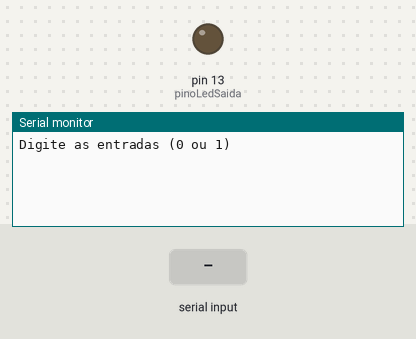
Recording of a sketch running on a simulated Arduino Uno, built with avr-gcc and run on an emulated ATmega328P. On the bench: output pins drawn as LEDs (lit = HIGH), the last lines printed to the serial monitor. The test bench sets the inputs (shaded band).

Above: at 1.2 s.
1.3 s: "90,45\n" received over Serial
At 2.1 s:
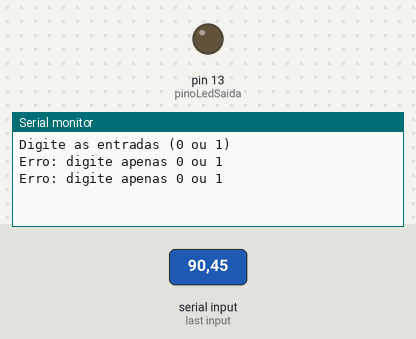
2.8 s: "30,150\n" received over Serial
At 3.3 s:
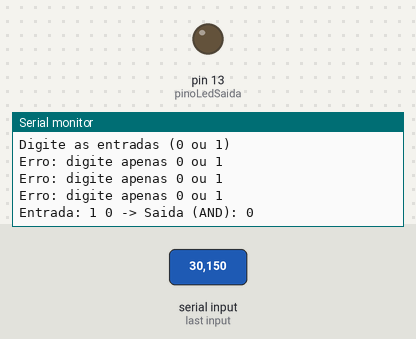

The sketch:

perceptron_and_arduino.ino
```cpp
#include "modelo_perceptron_and.h"

const int pinoLedSaida = 13;

void setup() {
  pinMode(pinoLedSaida, OUTPUT);
  Serial.begin(9600);
  Serial.println("Digite as entradas (0 ou 1) ");
}

int ativacao(float soma) {
  return (soma >= 1) ? 1 : 0;
}

void loop() {
  if (Serial.available() >= 3) {
    char entradaA = Serial.read();   // Primeiro
    Serial.read();                   // Espaço (ignorado)
    char entradaB = Serial.read();   // Segundo

    if ((entradaA != '0' && entradaA != '1') || (entradaB != '0' && entradaB != '1')) {
      Serial.println("Erro: digite apenas 0 ou 1");
      while (Serial.available()) Serial.read();
      return;
    }

    int a = entradaA - '0';
    int b = entradaB - '0';

    float soma = a * pesos[0] + b * pesos[1] + bias;
    int saida = ativacao(soma);

    digitalWrite(pinoLedSaida, saida ? HIGH : LOW);
    Serial.print("Entrada: ");
    Serial.print(a); Serial.print(" ");
    Serial.print(b); Serial.print(" -> Saida (AND): ");
    Serial.println(saida);

    while (Serial.available()) Serial.read();
  }
}
```

modelo_perceptron_and.h
```cpp
// Pesos e bias do modelo AND treinado em Python
float pesos[2] = {0.400000, 0.400000};
float bias = 0.400000;
```

Measured:
- after the input at 1.3 s, the serial monitor: prints a new line at once (image 1)
- after the input at 2.8 s, the serial monitor: prints a new line at once (image 2)
